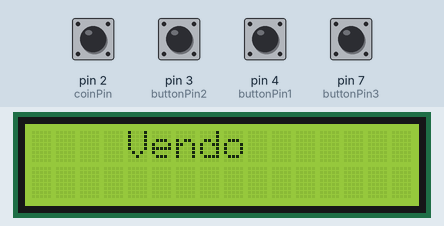
Simulated run of this sketch. Board: Arduino Uno, built with avr-gcc and run on an emulated ATmega328P. Parts: 16×2 character LCD. The inputs (shaded band) are chosen by the test bench; at power-on: pin 2 (coinPin) HIGH, pin 3 (buttonPin2), pin 4 (buttonPin1), pin 7 (buttonPin3) LOW. What the sketch prints to the serial monitor is not drawn.

Above: at 1.2 s.
1.3 s: pin 7 (buttonPin3) pulled HIGH for 0.15 s
At 2.7 s:
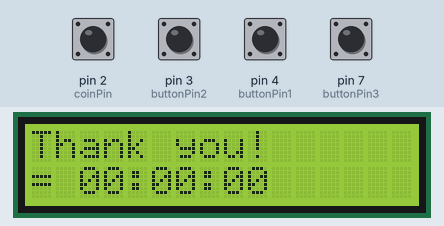
4.4 s: pin 3 (buttonPin2) pulled HIGH for 0.15 s
At 4.7 s:
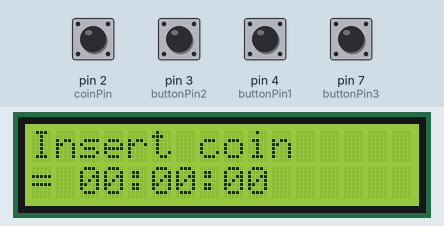
6.0 s: pin 7 (buttonPin3) pulled HIGH for 1 s
At 9.1 s:
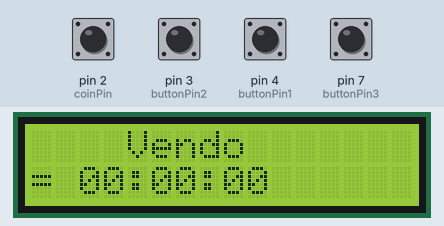
10.0 s: pin 3 (buttonPin2) pulled HIGH for 1 s
At 10.3 s:
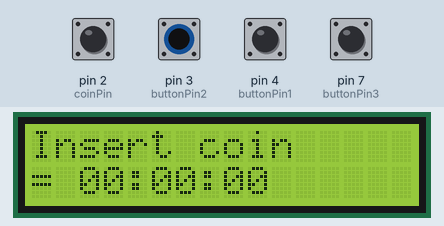
17.0 s: pin 2 (coinPin) pulsed HIGH 5 times (0.12 s each, 0.3 s apart)
At 19.0 s:
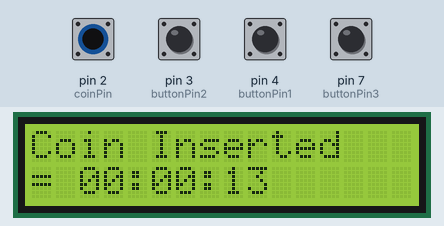
Timing chart, 0 to 20.5 s (numbered marks = the images above; inputs shaded):
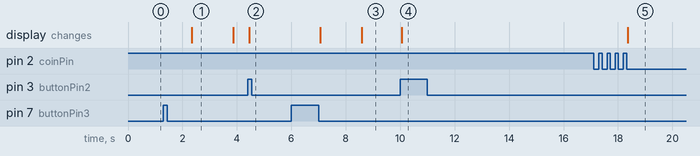

Measured:
- after the input at 1.3 s, the display: changes after 1.0 s (image 1)
- after the input at 4.4 s, the display: changes after 0.05 s (image 2)
- after the input at 6.0 s, the display: first changes after 1.1 s (image 3 shows a later state)
- after the input at 10.0 s, the display: changes after 0.06 s (image 4)
- after the input at 17.0 s, the display: changes after 1.4 s (image 5)
- what the display in image 1 shows lasts 1.6 s, from 2.3 s to 3.9 s

The sketch:

Vendo_v01.ino
```cpp
#include <LiquidCrystal_I2C.h>
#include "Countimer.h"

Countimer timer;

const int buttonPin1 = 4, buttonPin2 = 3, buttonPin3 = 7;
int coinPin = 2;
int button_State1 = 0, button_State2 = 0, button_State3 = 0;
int count_value = 0;
int prestate = 0;

bool pump = false;

int seconds = 0;
int time_s = 0;
int time_m = 0;
int time_h = 0;

// To count pulses
int i = 0;
int impulseCount = 0;
int prevImpulse = 1;

LiquidCrystal_I2C lcd(0x27,16,2);

void setup() {
  Serial.begin(9600);

  // initialize the pushbutton pin as an input:
  pinMode(buttonPin1, INPUT);
  pinMode(buttonPin2, INPUT);

  lcd.init();
  lcd.backlight();
  homeScreen();

  pinMode(3, INPUT);
  timer.setInterval(refreshClock, 1000);
}

void homeScreen(){
  lcd.setCursor(0,0);
  lcd.print("                ");
  lcd.setCursor(4,0);
  lcd.print("Vendo");
}

void refreshClock(){
  lcd.setCursor(0,0);
  lcd.print("Current time: ");
  lcd.setCursor(0,1);
  lcd.print("> ");
  lcd.print(timer.getCurrentTime());
  seconds--;
}

void onComplete() {
  delay(1000);
  lcd.setCursor(0,1);
  lcd.print("= ");
  lcd.print("00:00:00");
  lcd.setCursor(0,0);
  lcd.print("                ");
  lcd.setCursor(0,0);
  lcd.print("Thank you!");
  pump = false;
  delay(1500);
  homeScreen();
}

void coinInserted(){
    seconds = seconds + 13;

    time_m = seconds / 60;
    time_h = time_m / 60;
    time_s = seconds % 60;

    timer.setCounter(time_h, time_m, time_s, timer.COUNT_DOWN, onComplete);
    prestate = 1;
    lcd.setCursor(0,0);
    lcd.print("Coin Inserted");
    lcd.setCursor(0,1);
    lcd.print("= ");
    lcd.print(timer.getCurrentTime());
}

void loop() {
  i++; // Delay for each incoming coin
  if (i <= 45){
    if (digitalRead(coinPin) == 0 and prevImpulse == 1){
      prevImpulse = 0;
      impulseCount++;
    }
  }
  else{
    impulseCount = 0;
  }
  if (impulseCount == 5){
    coinInserted();
    impulseCount = 0;
  }

  if (digitalRead(coinPin) == 0 && prevImpulse == 1 && i > 45){
    i = 0;
    prevImpulse = 0;
    impulseCount++;
  } else {
    prevImpulse = digitalRead(coinPin);
  }

  Serial.print("i=");
  Serial.print(i);
  Serial.print(" Impulses:");
  Serial.print(impulseCount);
  Serial.print(" Prev:");
  Serial.print(prevImpulse);
  Serial.print(" Pin 3:");
  Serial.println(digitalRead(coinPin));

  // read the state of the pushbutton value:
  button_State1 = digitalRead(buttonPin1);
  button_State2 = digitalRead(buttonPin2);
  button_State3 = digitalRead(buttonPin3);

  // check if the pushbutton is pressed. If it is, the buttonState is HIGH:
  if (button_State2 == HIGH && prestate == 0) {
    if (pump == false && time_s == 0 && time_m == 0 && time_h == 0){
      lcd.setCursor(0,0);
      lcd.print("                ");
      lcd.setCursor(0,0);
      lcd.print("Insert coin");
      prestate = 1;
    }
    else{
      pump = true;
      prestate = 1;
    }
  }
  else if (button_State1 == HIGH && prestate == 0) {
    pump = false;
    prestate = 1;
    lcd.setCursor(0,1);
    lcd.print("= ");
  }
  else if (button_State3 == HIGH && prestate == 0) {
    pump = false;
    seconds = 0;

    time_m = seconds / 60;
    time_h = time_m / 60;
    time_s = seconds % 60;
    timer.setCounter(time_h, time_m, time_s, timer.COUNT_DOWN, onComplete);
    onComplete();
  }
  else if(button_State1 == LOW && button_State2 == LOW && button_State3 == LOW && prestate == 1) {
    prestate = 0;
  }

  time_s = timer.getCurrentSeconds();

  if (pump == true){
    if (time_s > 0 || time_m > 0 || time_h > 0){
          timer.run();
      if(!timer.isCounterCompleted()) {
        timer.start();
      }
    }
    else if (time_s == 0 && time_m == 0 && time_h == 0){
      onComplete();
    }
  }
}
```
